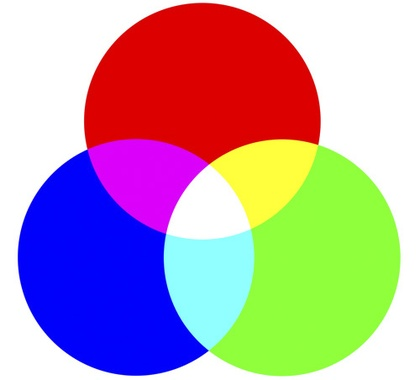
%> input picture image.jpg, 420 x 380 px, shrunk from 500 x 452 before the run
$ octave --eval "result = histoRGB(imread('image.jpg'));"   (GNU Octave 9; MATLAB toolbox functions it lacks are replaced by stand-ins)
%> lines starting %> are read from the running program, lines starting %| are printed output that depends on the picture
### histo.m
function h=histo(mat,N)
[nl nc]=size(mat);

h=zeros(1,256);
for i=1:nl
  for j=1:nc
    h(1,mat(i,j)+1)=h(1,mat(i,j)+1)+1;
	end
end
figure;bar(h);colormap("gray"),axis([0 256]),legend('Histogramme');
end

### histoRGB.m
% Descripteur H3C : deuxi鑝e descripteur
function H3C=histoRGB(im)

HR=histo(im(:,:,1),256)
%> after the loop in histo, `for i=1:nl`: h = 256 values, max 59736 at index 255, min 0 at index 67, mean 623.4
HG=histo(im(:,:,2),256)
HB=histo(im(:,:,3),256)
H3C=[HR HG HB]
end
%> in histoRGB, `HR=histo(im(:,:,1),256)`:
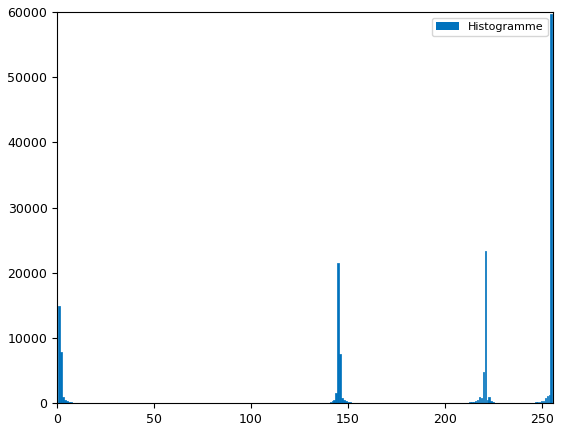
%> figure redrawn from the program's plot data; tallest bar 59736 high, from x = 254.6 to 255.4
%> in histoRGB, `HR=histo(im(:,:,1),256)`: HR has the same summary as h in histo
%> in histoRGB, `HG=histo(im(:,:,2),256)`:
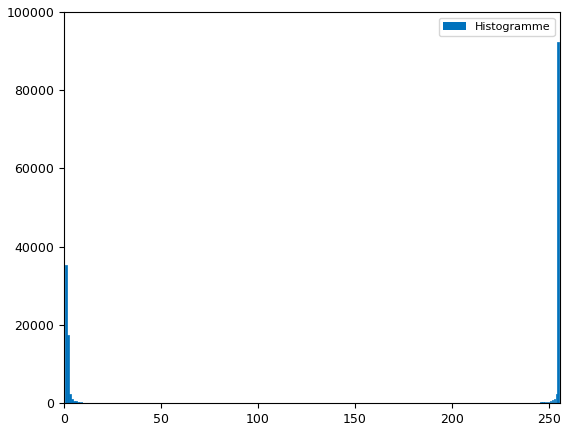
%> figure redrawn from the program's plot data; tallest bar 92332 high, from x = 254.6 to 255.4
%> in histoRGB, `HG=histo(im(:,:,2),256)`: HG = 256 values, max 92332 at index 255, min 0 at index 256, mean 623.4
%> in histoRGB, `HB=histo(im(:,:,3),256)`: HB = 256 values, max 60123 at index 255, min 0 at index 256, mean 623.4
%> in histoRGB, `H3C=[HR HG HB]`: H3C = 768 values, max 92332 at index 511, min 0 at index 67, mean 623.4
%> `result = histoRGB(imread('image.jpg'));`:
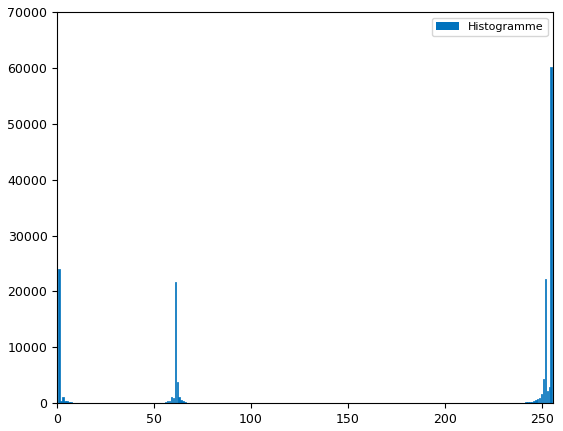
%> figure redrawn from the program's plot data; tallest bar 60123 high, from x = 254.6 to 255.4
%> `result = histoRGB(imread('image.jpg'));`: result has the same summary as H3C in histoRGB
